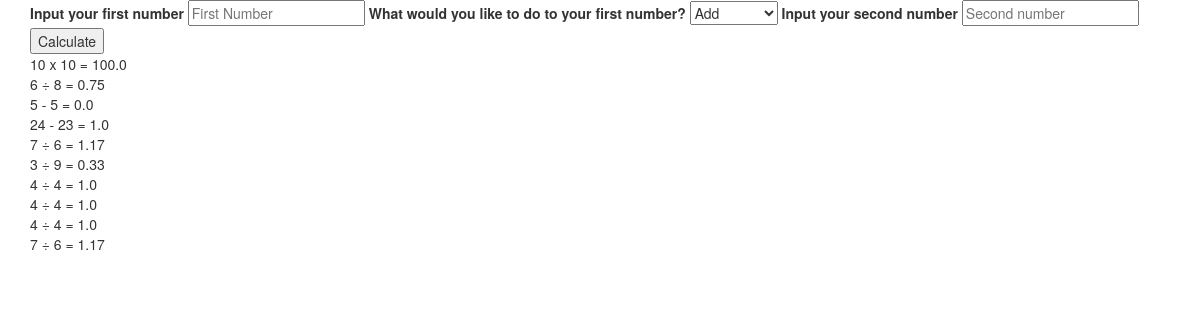
Before: / with the older database file.
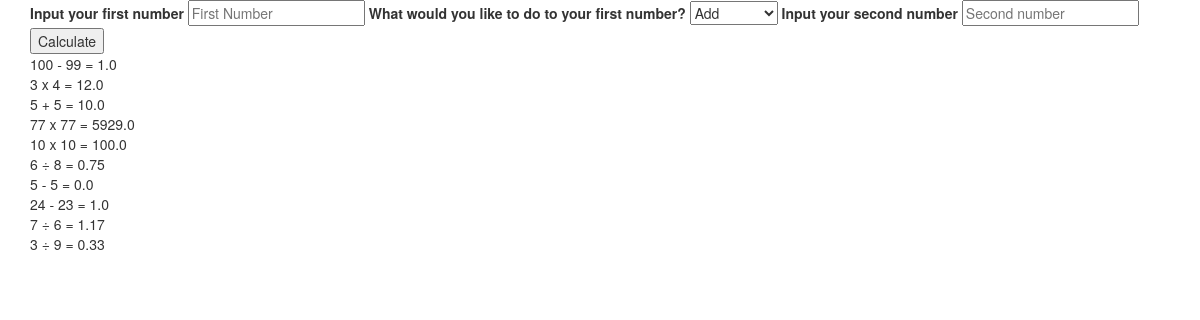
After: the same page with the newer database file.
### webapp/models.py (models this page shows, shortened)
class Op(db.Model):
    id = db.Column(db.Integer, primary_key = True)
    result = db.Column(db.String(300), nullable=False, unique=False)

### webapp/routes.py (the view)
@app.route('/')
def home():
    all_ops = Op.query.all()[-10:][::-1]
    return render_template('home.html', all_ops = all_ops)

### webapp/templates/home.html (shortened to what this page needs)
{% extends 'base.html' %}
{% block content %}
<div class="container">
    <form action="/send" method="POST">
        <label for="First Number">Input your first number</label>
        <input type="text" placeholder="First Number" name="i">
        <label for="Operation">What would you like to do to your first number?</label>
        <select name="operation">
            <option value="add">Add</option>
        </select>
        <label for="Second Number">Input your second number</label>
        <input type="text" placeholder="Second number" name="ii">
        <input type="submit" value="Calculate">
        <div class="result">
            {% for op in all_ops %}
                <div>{{ op.result }}</div>
            {% endfor %}
        </div>
    </form>
</div>
{% endblock %}

### webapp/templates/base.html (shortened to what this page needs)
<!DOCTYPE html>
<html lang="en">
<head>
<link rel="stylesheet" href="https://cdnjs.cloudflare.com/ajax/libs/twitter-bootstrap/3.3.7/css/bootstrap.min.css">
<link rel="stylesheet" href="https://cdnjs.cloudflare.com/ajax/libs/font-awesome/5.14.0/css/all.min.css">
</head>
<body>
    {% block content %}
	{% endblock content %}
</body>
</html>

Changed rows visible on the page:
no longer on this page (row unchanged): Op: result "4 ÷ 4 = 1.0"
no longer on this page (row unchanged): Op: result "4 ÷ 4 = 1.0"
no longer on this page (row unchanged): Op: result "4 ÷ 4 = 1.0"
no longer on this page (row unchanged): Op: result "7 ÷ 6 = 1.17"
added Op: result "100 - 99 = 1.0"
added Op: result "3 x 4 = 12.0"
added Op: result "5 + 5 = 10.0"
added Op: result "77 x 77 = 5929.0"
